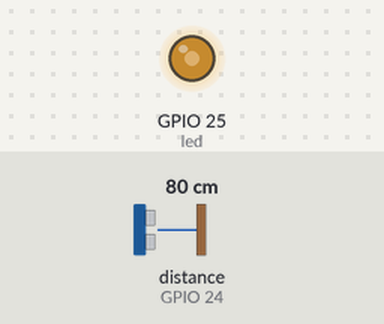
Bench run of a program on a simulated Raspberry Pi (BCM pin numbers). Parts: output pins drawn as LEDs (lit = HIGH). The test bench sets the inputs (shaded band); at power-on: distance to the obstacle (sensor on GPIO 24) 80 cm. The echo pulse lasts 58.3 µs per cm; the clock reads 2024-03-15 10:24:30 at power-on unless the program sets it; pins used as bus, display or sensor lines are not drawn; what the program prints to the terminal is not drawn.

Above: at 0.05 s.
At 0.6 s:
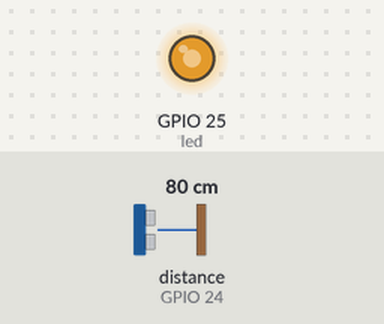
At 0.95 s:
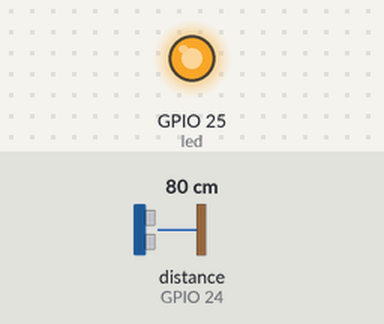
At 1.2 s:
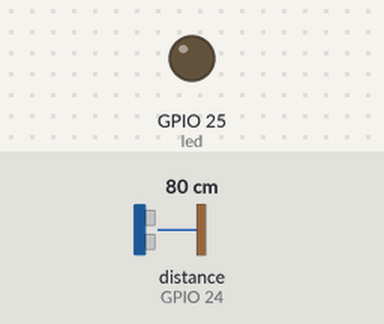
Timing chart, 0 to 3.0 s (numbered marks = the images above):
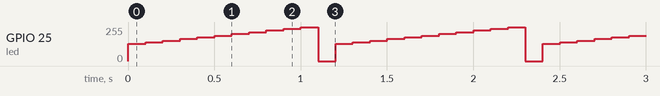

Measured:
- by itself, GPIO 25 (led): repeats every 1.2 s: 140/255 0.10 s, 153/255 0.10 s, 166/255 0.10 s, 179/255 0.10 s, 191/255 0.10 s, 204/255 0.10 s, 217/255 0.10 s, 230/255 0.10 s, 242/255 0.10 s, 255/255 0.10 s, 0/255 0.10 s, 128/255 0.10 s

The program:

task7.3D.py
```python
import RPi.GPIO as GPIO
import time
from time import sleep

#GPIO Mode (BOARD / BCM)
GPIO.setmode (GPIO.BCM)
GPIO.setwarnings (False)

#set GPIO Pins
GPIO_TRIGGER = 23
GPIO_ECHO = 24
led = 25

#set GPIO direction (IN / OUT)

GPIO.setup(GPIO_TRIGGER, GPIO.OUT)
GPIO.setup(GPIO_ECHO, GPIO.IN)
GPIO.setup(led, GPIO.OUT)

def distance () :
    # set Trigger tO HIGH
    GPIO.output(GPIO_TRIGGER, True)
    #set Trigger after U.vims to LOw
    time.sleep(0.00001)
    GPIO.output(GPIO_TRIGGER, False)
    StartTime = time.time()
    StopTime = time.time()

    #save StartTime
    while GPIO.input(GPIO_ECHO) == 0:
        StartTime = time.time()

    # time difference between start and arrival
    TimeElapsed = StopTime - StartTime
    # multiply with the sonic speed(34300 cm/s)
    # and divide by 2, because there and back
    distance = (TimeElapsed*34000)/2

    return distance

p = GPIO.PWM(led,50)
p.start(0);

if __name__ == '__main__':
    try:
        while True:
            dist = distance()
            print("Measured Distance = %.lf cm" % dist)
            if distance() <= 10:
                for dc in range(50,101,5):
                    p.ChangeDutyCycle(dc)
                    sleep(0.1)
                else:
                    for dc in range(0, -1, -5):
                        p.ChangeDutyCycle(dc)
                        sleep(0.1)

        # Reset by pressing CTRL+
    except KeyboardInterrupt:
        print("Measurment stopped by User")
        p.stop()
        GPIO.cleanup()
```
